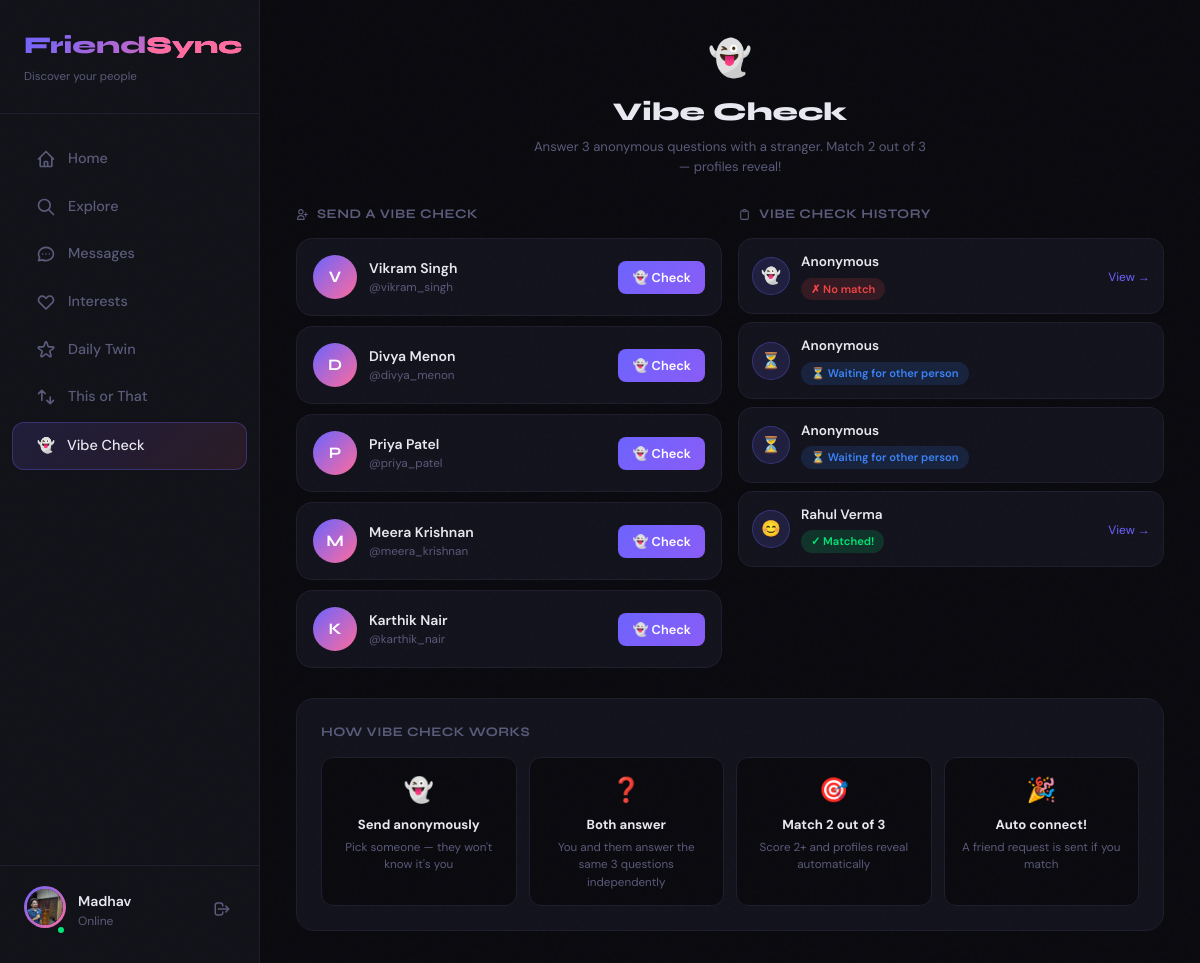
Page /vibe/ (signed in) on the committed database.
### app/models.py (models this page shows)
class User(db.Model):
    __tablename__ = 'users'
    id            = db.Column(db.Integer, primary_key=True)
    name          = db.Column(db.String(100), nullable=False)
    username      = db.Column(db.String(100), unique=True, nullable=False, index=True)
    email         = db.Column(db.String(100), unique=True, nullable=False, index=True)
    password_hash = db.Column(db.String(255), nullable=False)
    profile_picture = db.Column(db.String(300), nullable=True)
    bio           = db.Column(db.String(300), nullable=True)
    location      = db.Column(db.String(100), nullable=True)
    is_verified   = db.Column(db.Boolean, default=False)
    created_at    = db.Column(db.DateTime, default=datetime.utcnow)
    last_seen     = db.Column(db.DateTime, default=datetime.utcnow)
    is_online     = db.Column(db.Boolean, default=False)

class VibeCheck(db.Model):
    __tablename__ = 'vibe_checks'
    id           = db.Column(db.Integer, primary_key=True)
    sender_id    = db.Column(db.Integer, db.ForeignKey('users.id'), nullable=False, index=True)
    receiver_id  = db.Column(db.Integer, db.ForeignKey('users.id'), nullable=False, index=True)
    status       = db.Column(db.String(20), default='pending')
    created_at   = db.Column(db.DateTime, default=datetime.utcnow)

### app/vibe/routes.py (the view)
@vibe_bp.route('/')
def vibe_home():
    if 'user_id' not in session:
        return redirect(url_for('auth.login'))
    user_id    = session['user_id']
    user       = User.query.get(user_id)
    sent_by_me = VibeCheck.query.filter_by(sender_id=user_id).all()
    received   = VibeCheck.query.filter_by(receiver_id=user_id).all()
    my_pending = []
    for vc in received:
        if not VibeAnswer.query.filter_by(vibe_check_id=vc.id, user_id=user_id).first():
            my_pending.append((vc, User.query.get(vc.sender_id), 'received'))
    for vc in sent_by_me:
        if not VibeAnswer.query.filter_by(vibe_check_id=vc.id, user_id=user_id).first():
            my_pending.append((vc, User.query.get(vc.receiver_id), 'sent'))
    all_checks = []
    for vc in sent_by_me:
        other     = User.query.get(vc.receiver_id)
        my_ans    = VibeAnswer.query.filter_by(vibe_check_id=vc.id, user_id=user_id).first()
        other_ans = VibeAnswer.query.filter_by(vibe_check_id=vc.id).filter(VibeAnswer.user_id != user_id).first()
        all_checks.append((vc, other, my_ans, other_ans, 'sent'))
    for vc in received:
        other     = User.query.get(vc.sender_id)
        my_ans    = VibeAnswer.query.filter_by(vibe_check_id=vc.id, user_id=user_id).first()
        other_ans = VibeAnswer.query.filter_by(vibe_check_id=vc.id).filter(VibeAnswer.user_id != user_id).first()
        all_checks.append((vc, other, my_ans, other_ans, 'received'))
    all_checks.sort(key=lambda x: x[0].created_at, reverse=True)
    involved = (
        {vc.receiver_id for vc in sent_by_me} |
        {vc.sender_id   for vc in received}   |
        {f.friend_id for f in Friends.query.filter_by(user_id=user_id).all()} |
        {user_id}
    )
    suggestions = User.query.filter(User.id.notin_(involved)).order_by(db.func.random()).limit(6).all()
    return render_template('vibe/vibe_home.html',
                           user=user, my_pending=my_pending,
                           all_checks=all_checks, suggestions=suggestions)

### app/templates/vibe/vibe_home.html (shortened to what this page needs)
{% extends "base.html" %}
{% block content %}
<div style="max-width:900px;margin:0 auto;">
  <div style="text-align:center;margin-bottom:28px;">
    <div style="font-size:2.2rem;margin-bottom:8px;">👻</div>
    <h1 style="font-size:1.6rem;font-weight:800;margin-bottom:6px;">Vibe Check</h1>
    <p style="color:var(--muted);font-size:0.82rem;max-width:400px;margin:0 auto;">
      Answer 3 anonymous questions with a stranger. Match 2 out of 3 — profiles reveal!
    </p>
  </div>
  <div class="vibe-grid">
    <div>
      <div class="section-head">
        <svg width="13" height="13" fill="none" stroke="currentColor" viewBox="0 0 24 24">
          <path stroke-linecap="round" stroke-linejoin="round" stroke-width="2"
            d="M18 9v3m0 0v3m0-3h3m-3 0h-3m-2-5a4 4 0 11-8 0 4 4 0 018 0zM3 20a6 6 0 0112 0v1H3v-1z"/>
        </svg>
        Send a Vibe Check
      </div>
      {% if suggestions %}
        {% for person in suggestions %}
        <div class="suggest-card">
          <div class="sug-av">
            {% if person.profile_picture %}
              <img src="{{ person.profile_picture }}" alt="{{ person.name }}">
            {% else %}
              {{ person.name[0] }}
            {% endif %}
          </div>
          <div style="flex:1;min-width:0;">
            <div style="font-weight:600;font-size:0.875rem;white-space:nowrap;overflow:hidden;text-overflow:ellipsis;">
              {{ person.name }}
            </div>
            <div style="color:var(--muted);font-size:0.73rem;">@{{ person.username }}</div>
          </div>
          <a href="/vibe/send/{{ person.id }}"
             class="btn-primary btn-sm"
             style="flex-shrink:0;white-space:nowrap;text-decoration:none;">
            👻 Check
          </a>
        </div>
        {% endfor %}
      {% else %}
        <div style="text-align:center;padding:36px;color:var(--muted);">
          <div style="font-size:1.8rem;margin-bottom:8px;">🔍</div>
          <div style="font-size:0.82rem;">No new people to check right now.</div>
          <a href="/recommend/explore" style="color:var(--accent);font-size:0.78rem;">Explore more →</a>
        </div>
      {% endif %}
    </div>
    <div>
      <div class="section-head">
        <svg width="13" height="13" fill="none" stroke="currentColor" viewBox="0 0 24 24">
          <path stroke-linecap="round" stroke-linejoin="round" stroke-width="2"
            d="M9 5H7a2 2 0 00-2 2v12a2 2 0 002 2h10a2 2 0 002-2V7a2 2 0 00-2-2h-2M9 5a2 2 0 002 2h2a2 2 0 002-2M9 5a2 2 0 012-2h2a2 2 0 012 2"/>
        </svg>
        Vibe Check History
      </div>
      {% if all_checks %}
        {% for vc, other, my_ans, other_ans, direction in all_checks %}
        <div style="display:flex;align-items:center;gap:11px;padding:13px;
                    background:var(--card-bg);border:1px solid var(--border);
                    border-radius:14px;margin-bottom:8px;">
          <div class="ghost-av" style="width:38px;height:38px;font-size:1rem;">
            {% if vc.status == 'matched' %}😊
            {% elif vc.status == 'unmatched' %}👻
            {% else %}⏳{% endif %}
          </div>
          <div style="flex:1;min-width:0;">
            <div style="font-weight:600;font-size:0.85rem;">
              {% if vc.status == 'matched' and other %}{{ other.name }}
              {% else %}Anonymous{% endif %}
            </div>
            <div style="margin-top:3px;">
              {% if vc.status == 'pending' %}<span class="status-pill sp-pending">⏳ Awaiting answers</span>
              {% elif vc.status == 'waiting' %}<span class="status-pill sp-waiting">⏳ Waiting for other person</span>
              {% elif vc.status == 'matched' %}<span class="status-pill sp-matched">✓ Matched!</span>
              {% elif vc.status == 'unmatched' %}<span class="status-pill sp-unmatched">✗ No match</span>
              {% endif %}
            </div>
          </div>
          <div>
            {% if not my_ans %}
              <a href="/vibe/answer/{{ vc.id }}"
                 style="color:var(--accent2);font-size:0.75rem;font-weight:600;text-decoration:none;">
                Answer →
              </a>
            {% elif vc.status in ['matched','unmatched'] %}
              <a href="/vibe/result/{{ vc.id }}"
                 style="color:var(--accent);font-size:0.75rem;text-decoration:none;">
                View →
              </a>
            {% endif %}
          </div>
        </div>
        {% endfor %}
      {% else %}
        <div style="text-align:center;padding:36px;color:var(--muted);">
          <div style="font-size:1.8rem;margin-bottom:8px;">📭</div>
          <div style="font-size:0.82rem;">No vibe checks yet.</div>
        </div>
      {% endif %}
    </div>
  </div>
  <div class="card" style="margin-top:20px;">
    <div class="section-head">How Vibe Check Works</div>
    <div style="display:grid;grid-template-columns:repeat(auto-fit,minmax(170px,1fr));gap:12px;">
      {% for icon, title, desc in [
        ('👻', 'Send anonymously',  "Pick someone — they won't know it's you"),
        ('❓', 'Both answer',        'You and them answer the same 3 questions independently'),
        ('🎯', 'Match 2 out of 3',   'Score 2+ and profiles reveal automatically'),
        ('🎉', 'Auto connect!',      'A friend request is sent if you match'),
      ] %}
      <div style="text-align:center;padding:14px;background:var(--bg);border-radius:12px;border:1px solid var(--border);">
        <div style="font-size:1.5rem;margin-bottom:7px;">{{ icon }}</div>
        <div style="font-weight:700;font-size:0.82rem;margin-bottom:4px;">{{ title }}</div>
        <div style="font-size:0.73rem;color:var(--muted);line-height:1.5;">{{ desc }}</div>
      </div>
      {% endfor %}
    </div>
  </div>
</div>
{% endblock %}

### app/templates/base.html (shortened to what this page needs)
<!DOCTYPE html>
<html lang="en">
<head>
  <script src="https://cdn.tailwindcss.com"></script>
</head>
<body>
{% if session.get('user_id') %}
<aside class="sidebar" id="sidebar">
  <div class="sidebar-logo">
    <span>Friend<span class="dot">Sync</span></span>
    <div style="font-size:0.72rem;color:var(--muted);margin-top:4px;font-family:'DM Sans',sans-serif;">Discover your people</div>
  </div>
  {% set current_user = current_user if current_user else none %}
  <nav style="flex:1;">
    <a href="/profile/{{ session.get('username') }}" class="nav-item {% if request.endpoint == 'profile.view_profile' %}active{% endif %}">
      <svg class="icon" fill="none" stroke="currentColor" viewBox="0 0 24 24"><path stroke-linecap="round" stroke-linejoin="round" stroke-width="2" d="M3 12l2-2m0 0l7-7 7 7M5 10v10a1 1 0 001 1h3m10-11l2 2m-2-2v10a1 1 0 01-1 1h-3m-6 0a1 1 0 001-1v-4a1 1 0 011-1h2a1 1 0 011 1v4a1 1 0 001 1m-6 0h6"/></svg>
      Home
    </a>
    <a href="/recommend/explore" class="nav-item {% if request.endpoint and 'recommend' in request.endpoint %}active{% endif %}">
      <svg class="icon" fill="none" stroke="currentColor" viewBox="0 0 24 24"><path stroke-linecap="round" stroke-linejoin="round" stroke-width="2" d="M21 21l-6-6m2-5a7 7 0 11-14 0 7 7 0 0114 0z"/></svg>
      Explore
    </a>
    <a href="/chat/list" class="nav-item {% if request.endpoint and 'chat' in request.endpoint %}active{% endif %}">
      <svg class="icon" fill="none" stroke="currentColor" viewBox="0 0 24 24"><path stroke-linecap="round" stroke-linejoin="round" stroke-width="2" d="M8 12h.01M12 12h.01M16 12h.01M21 12c0 4.418-4.03 8-9 8a9.863 9.863 0 01-4.255-.949L3 20l1.395-3.72C3.512 15.042 3 13.574 3 12c0-4.418 4.03-8 9-8s9 3.582 9 8z"/></svg>
      Messages
    </a>
    <a href="/profile/interests" class="nav-item">
      <svg class="icon" fill="none" stroke="currentColor" viewBox="0 0 24 24"><path stroke-linecap="round" stroke-linejoin="round" stroke-width="2" d="M4.318 6.318a4.5 4.5 0 000 6.364L12 20.364l7.682-7.682a4.5 4.5 0 00-6.364-6.364L12 7.636l-1.318-1.318a4.5 4.5 0 00-6.364 0z"/></svg>
      Interests
    </a>
    <a href="/recommend/daily-twin" class="nav-item {% if request.endpoint == 'recommend.daily_twin' %}active{% endif %}">
      Daily Twin
    </a>
    <a href="/swipe/" class="nav-item {% if request.endpoint and 'swipe' in request.endpoint %}active{% endif %}">
      <svg class="icon" fill="none" stroke="currentColor" viewBox="0 0 24 24"><path stroke-linecap="round" stroke-linejoin="round" stroke-width="2" d="M7 16V4m0 0L3 8m4-4l4 4m6 4v8m0 0l4-4m-4 4l-4-4"/></svg>
      This or That
    </a>
    <a href="/vibe/" class="nav-item {% if request.endpoint and 'vibe' in request.endpoint %}active{% endif %}">
       <span>👻</span>
      Vibe Check
    </a>
  </nav>
  <div class="sidebar-user">
    <div style="display:flex;align-items:center;gap:12px;">
      <div style="position:relative;">
        <div class="avatar-ring">
          {% set sidebar_user = current_user if current_user else none %}
           <img src="{{ sidebar_user.profile_picture if sidebar_user and sidebar_user.profile_picture else url_for('static', filename='profile_pictures/default_profile_picture.jpg') }}"
                id="sidebar-avatar" width="36" height="36" alt="avatar"
                style="width:36px;height:36px;border-radius:50%;object-fit:cover;">
        </div>
        <span class="online-dot"></span>
      </div>
      <div style="flex:1;min-width:0;">
        <div style="font-weight:600;font-size:0.875rem;white-space:nowrap;overflow:hidden;text-overflow:ellipsis;">
          {{ session.get('username', '') }}
        </div>
        <div style="font-size:0.75rem;color:var(--muted);">Online</div>
      </div>
      <form action="/auth/logout" method="post" style="margin:0;">
        <button type="submit" title="Logout" style="background:none;border:none;cursor:pointer;color:var(--muted);padding:4px;">
          <svg width="18" height="18" fill="none" stroke="currentColor" viewBox="0 0 24 24"><path stroke-linecap="round" stroke-linejoin="round" stroke-width="2" d="M17 16l4-4m0 0l-4-4m4 4H7m6 4v1a3 3 0 01-3 3H6a3 3 0 01-3-3V7a3 3 0 013-3h4a3 3 0 013 3v1"/></svg>
        </button>
      </form>
    </div>
  </div>
</aside>
{% endif %}
<div class="main-content" id="main-content">
  {% block content %}{% endblock %}
</div>
</body>
</html>

### rows in the picture
User: profile_picture (picture)
User: name "V", name "Vikram Singh", username "vikram_singh"
User: name "D", name "Divya Menon", username "divya_menon"
User: name "P", name "Priya Patel", username "priya_patel"
User: name "M", name "Meera Krishnan", username "meera_krishnan"
User: name "K", name "Karthik Nair", username "karthik_nair"
VibeCheck: status "Anonymous"
VibeCheck: status "Anonymous"
VibeCheck: status "Anonymous"
VibeCheck: name "Rahul Verma", status "✓ Matched!"

### other values in the picture
{{ session.get('username', '') }} "Madhav"
{{ icon }} "👻" "❓" "🎯" "🎉"
{{ title }} "Send anonymously" "Both answer" "Match 2 out of 3" "Auto connect!"
{{ desc }} "Pick someone — they won't know it's you" "You and them answer the same 3 questions independently" "Score 2+ and profiles reveal automatically" "A friend request is sent if you match"
